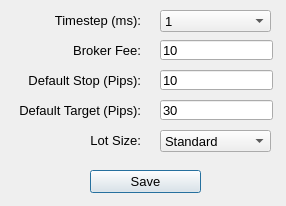
<?xml version="1.0" encoding="UTF-8"?>
<ui version="4.0">
 <class>SettingsDialog</class>
 <widget class="QDialog" name="SettingsDialog">
  <property name="geometry">
   <rect>
    <x>0</x>
    <y>0</y>
    <width>286</width>
    <height>206</height>
   </rect>
  </property>
  <property name="windowTitle">
   <string>Settings</string>
  </property>
  <widget class="QLabel" name="label">
   <property name="geometry">
    <rect>
     <x>10</x>
     <y>10</y>
     <width>131</width>
     <height>21</height>
    </rect>
   </property>
   <property name="font">
    <font>
     <pointsize>10</pointsize>
    </font>
   </property>
   <property name="text">
    <string>Timestep (ms):</string>
   </property>
   <property name="alignment">
    <set>Qt::AlignRight|Qt::AlignTrailing|Qt::AlignVCenter</set>
   </property>
  </widget>
  <widget class="QComboBox" name="timestepBox">
   <property name="geometry">
    <rect>
     <x>160</x>
     <y>10</y>
     <width>111</width>
     <height>22</height>
    </rect>
   </property>
   <property name="font">
    <font>
     <pointsize>10</pointsize>
    </font>
   </property>
   <item>
    <property name="text">
     <string>1</string>
    </property>
   </item>
   <item>
    <property name="text">
     <string>10</string>
    </property>
   </item>
   <item>
    <property name="text">
     <string>100</string>
    </property>
   </item>
   <item>
    <property name="text">
     <string>200</string>
    </property>
   </item>
   <item>
    <property name="text">
     <string>400</string>
    </property>
   </item>
   <item>
    <property name="text">
     <string>500</string>
    </property>
   </item>
   <item>
    <property name="text">
     <string>600</string>
    </property>
   </item>
   <item>
    <property name="text">
     <string>700</string>
    </property>
   </item>
   <item>
    <property name="text">
     <string>800</string>
    </property>
   </item>
   <item>
    <property name="text">
     <string>900</string>
    </property>
   </item>
   <item>
    <property name="text">
     <string>1000</string>
    </property>
   </item>
  </widget>
  <widget class="QLineEdit" name="feeEdit">
   <property name="geometry">
    <rect>
     <x>160</x>
     <y>40</y>
     <width>113</width>
     <height>20</height>
    </rect>
   </property>
   <property name="font">
    <font>
     <pointsize>10</pointsize>
    </font>
   </property>
   <property name="text">
    <string>10</string>
   </property>
  </widget>
  <widget class="QLineEdit" name="stopEdit">
   <property name="geometry">
    <rect>
     <x>160</x>
     <y>70</y>
     <width>113</width>
     <height>20</height>
    </rect>
   </property>
   <property name="font">
    <font>
     <pointsize>10</pointsize>
    </font>
   </property>
   <property name="text">
    <string>10</string>
   </property>
  </widget>
  <widget class="QLineEdit" name="targetEdit">
   <property name="geometry">
    <rect>
     <x>160</x>
     <y>100</y>
     <width>113</width>
     <height>20</height>
    </rect>
   </property>
   <property name="font">
    <font>
     <pointsize>10</pointsize>
    </font>
   </property>
   <property name="text">
    <string>30</string>
   </property>
  </widget>
  <widget class="QPushButton" name="pushButton">
   <property name="geometry">
    <rect>
     <x>90</x>
     <y>170</y>
     <width>111</width>
     <height>23</height>
    </rect>
   </property>
   <property name="font">
    <font>
     <pointsize>10</pointsize>
    </font>
   </property>
   <property name="text">
    <string>Save</string>
   </property>
  </widget>
  <widget class="QLabel" name="label_2">
   <property name="geometry">
    <rect>
     <x>10</x>
     <y>40</y>
     <width>131</width>
     <height>21</height>
    </rect>
   </property>
   <property name="font">
    <font>
     <pointsize>10</pointsize>
    </font>
   </property>
   <property name="text">
    <string>Broker Fee:</string>
   </property>
   <property name="alignment">
    <set>Qt::AlignRight|Qt::AlignTrailing|Qt::AlignVCenter</set>
   </property>
  </widget>
  <widget class="QLabel" name="label_3">
   <property name="geometry">
    <rect>
     <x>10</x>
     <y>70</y>
     <width>131</width>
     <height>21</height>
    </rect>
   </property>
   <property name="font">
    <font>
     <pointsize>10</pointsize>
    </font>
   </property>
   <property name="text">
    <string>Default Stop (Pips):</string>
   </property>
   <property name="alignment">
    <set>Qt::AlignRight|Qt::AlignTrailing|Qt::AlignVCenter</set>
   </property>
  </widget>
  <widget class="QLabel" name="label_4">
   <property name="geometry">
    <rect>
     <x>10</x>
     <y>100</y>
     <width>131</width>
     <height>21</height>
    </rect>
   </property>
   <property name="font">
    <font>
     <pointsize>10</pointsize>
    </font>
   </property>
   <property name="text">
    <string>Default Target (Pips):</string>
   </property>
   <property name="alignment">
    <set>Qt::AlignRight|Qt::AlignTrailing|Qt::AlignVCenter</set>
   </property>
  </widget>
  <widget class="QLabel" name="label_5">
   <property name="geometry">
    <rect>
     <x>10</x>
     <y>130</y>
     <width>131</width>
     <height>21</height>
    </rect>
   </property>
   <property name="font">
    <font>
     <pointsize>10</pointsize>
    </font>
   </property>
   <property name="text">
    <string>Lot Size:</string>
   </property>
   <property name="alignment">
    <set>Qt::AlignRight|Qt::AlignTrailing|Qt::AlignVCenter</set>
   </property>
  </widget>
  <widget class="QComboBox" name="lotsizeBox">
   <property name="geometry">
    <rect>
     <x>160</x>
     <y>130</y>
     <width>111</width>
     <height>22</height>
    </rect>
   </property>
   <property name="font">
    <font>
     <pointsize>10</pointsize>
    </font>
   </property>
   <item>
    <property name="text">
     <string>Standard</string>
    </property>
   </item>
   <item>
    <property name="text">
     <string>Mini</string>
    </property>
   </item>
   <item>
    <property name="text">
     <string>Micro</string>
    </property>
   </item>
  </widget>
 </widget>
 <resources/>
 <connections/>
</ui>
